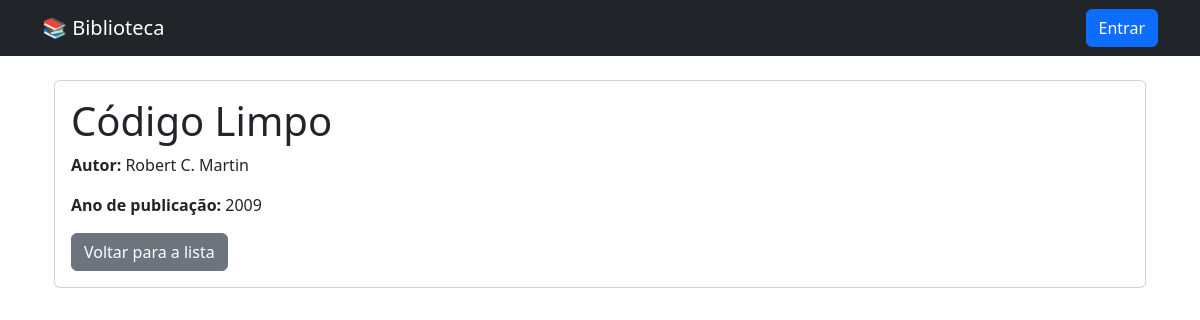
Screenshot of /livros/8/ with the database file from the repository.
### livros/models.py (models this page shows, shortened)
class Livro(models.Model):
    titulo = models.CharField(max_length=100)
    autor = models.CharField(max_length=100)
    ano_publicacao = models.IntegerField()

### livros/views.py (the view)
# urls.py: path('<int:id>/', views.detalhe_livro, name='detalhe_livro'),
def detalhe_livro(request, id):
    livro = get_object_or_404(Livro, id=id)
    contexto = {
        'livro': livro
    }
    return render(request, 'livros/detalhe_livro.html', contexto)

### livros/templates/livros/detalhe_livro.html (shortened to what this page needs)
{% extends 'livros/base.html' %}
 {% block content %}
    <div class="container mt-4">
        <div class="card">
            <div class="card-body">
                <h1 class="card-title">
                    {{ livro.titulo }}
                </h1>
                <p class="card-text">
                    <strong>Autor:</strong> {{ livro.autor }}
                </p>
                <p class="card-text">
                    <strong>Ano de publicação:</strong> {{ livro.ano_publicacao }}
                </p>
                <a href="{% url 'lista_livros' %}" class="btn btn-secondary">
                    Voltar para a lista
                </a>
            </div>
        </div>
    </div>
{% endblock %}

### rows the page displays
Livro: titulo "Código Limpo", autor "Robert C. Martin", ano_publicacao "2009"
